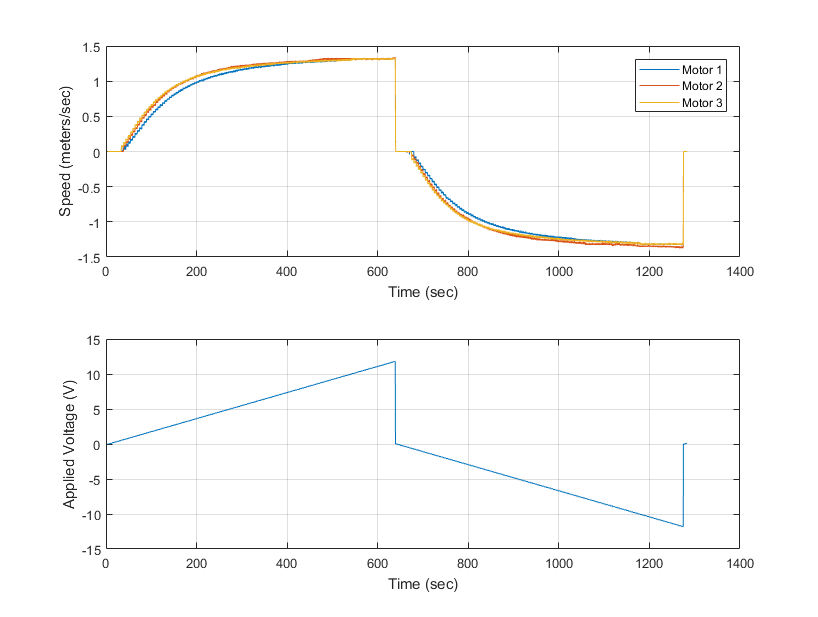
#> input picture Arduino/DriveSysID/preliminaryData.png, 818 x 617 px, given in place of the camera
$ python threshTest.py
#> lines starting #> are read from the running program, lines starting #| are printed output that depends on the picture; after the words box and inside, x2 and y2 are one past the last pixel; in counts of white or black regions, pixels touching at a corner belong together
# Code sourced and modified from http://opencv-python-tutroals.readthedocs.io and Geeks4Geeks
# All rights go to original creators
import cv2
import numpy as np


cap = cv2.VideoCapture(0)

while(True):
	# Take each frame
	ret, frame = cap.read()
#> frame is the input picture: shape (617, 818, 3); mean B, G, R 250.3, 250.5, 250.6

    # Convert BGR to HSV
	gray = cv2.cvtColor(frame, cv2.COLOR_BGR2GRAY)

	# define range of blue color in HSV
	_,thresh = cv2.threshold(gray,180,255,cv2.THRESH_BINARY)
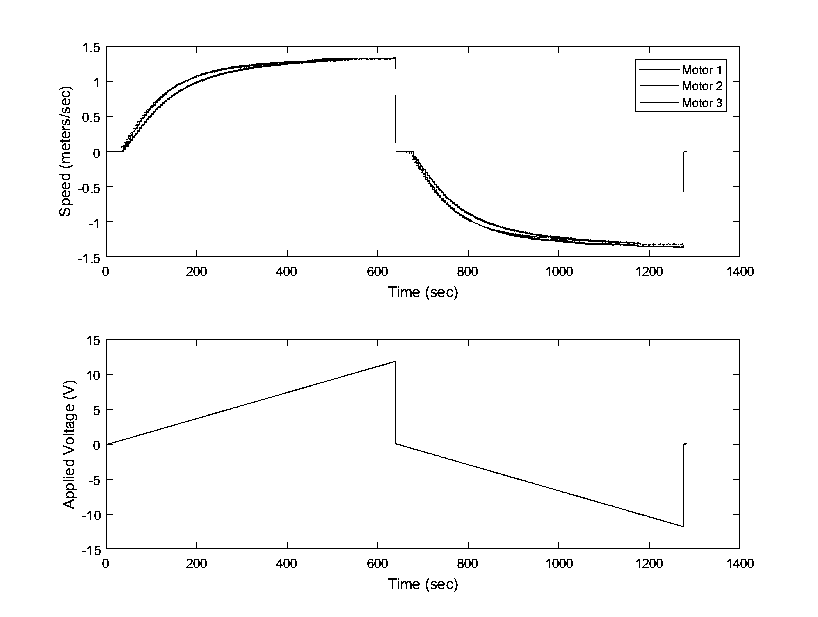
#> thresh: shape (617, 818); 97.8% white; black in thin lines or dots, all inside (x1, y1, x2, y2) = (59, 43, 754, 592)

	# bilateral seems to have less noise but the edges aren't as sharp...
	# gaussian has more noise but sharper edges
	blur = cv2.bilateralFilter(gray,9,75,75)
	#blur = cv2.GaussianBlur(gray,(5,5),0)

	# same goes with mean and gaussian
	thresh2 = cv2.adaptiveThreshold(blur,255,cv2.ADAPTIVE_THRESH_GAUSSIAN_C,cv2.THRESH_BINARY_INV,11,2)
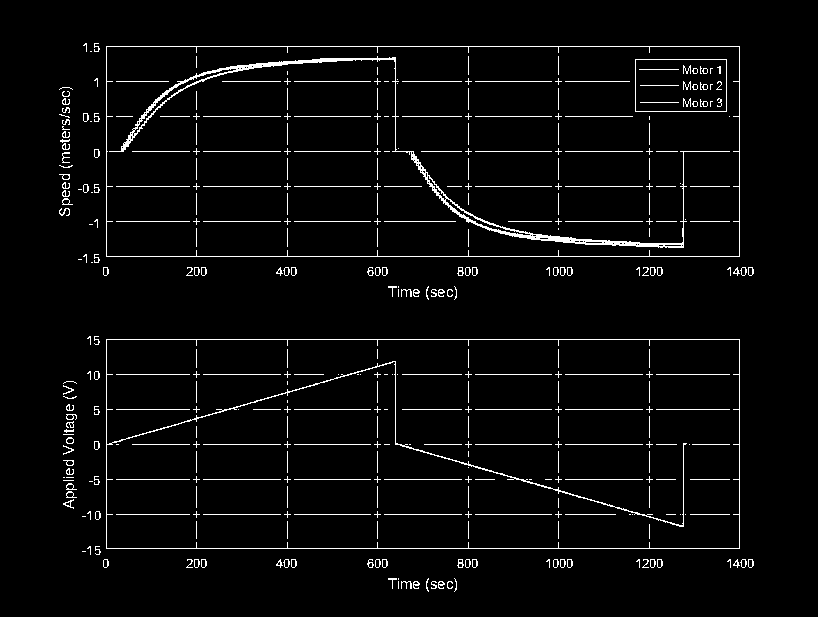
#> thresh2: shape (617, 818); 3.6% white in thin lines or dots, all inside (x1, y1, x2, y2) = (59, 43, 754, 592)
	ret3,thresh3 = cv2.threshold(blur,0,255,cv2.THRESH_BINARY+cv2.THRESH_OTSU)
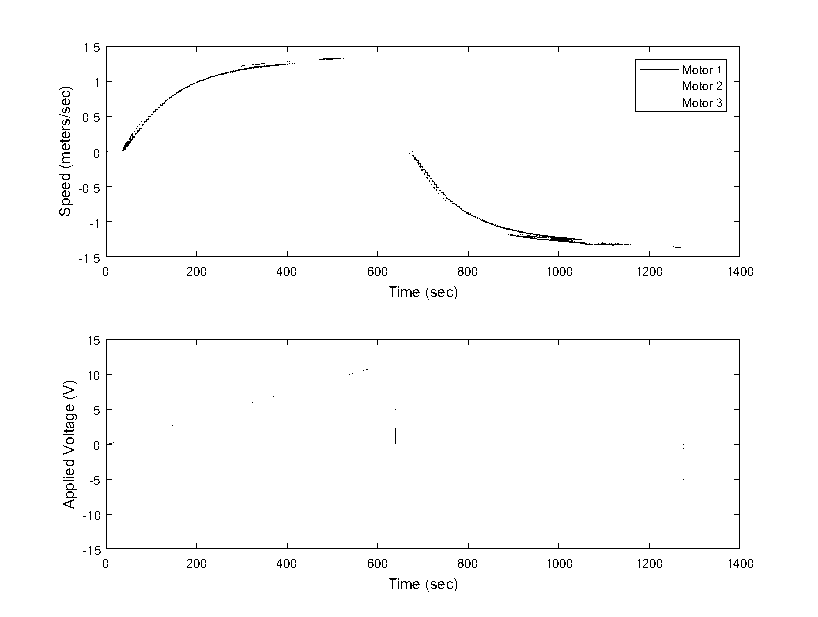
#> thresh3: shape (617, 818); 98.5% white; black in thin lines or dots, all inside (x1, y1, x2, y2) = (59, 43, 753, 592)
#> ret3 = 169

	#cv2.imshow('frame',frame)
	#cv2.imshow('mask',thresh)
	cv2.imshow('thresh2',thresh2)
	cv2.imshow('thresh3',thresh3)
	#cv2.imshow('thresh3',thresh3)
	k = cv2.waitKey(5) & 0xFF
#> (key Esc is pressed here)
	if k == 27:
		break

cv2.destroyAllWindows()
cap.release()

$ run again, on Arduino/DriveSysID/SteadyState.png
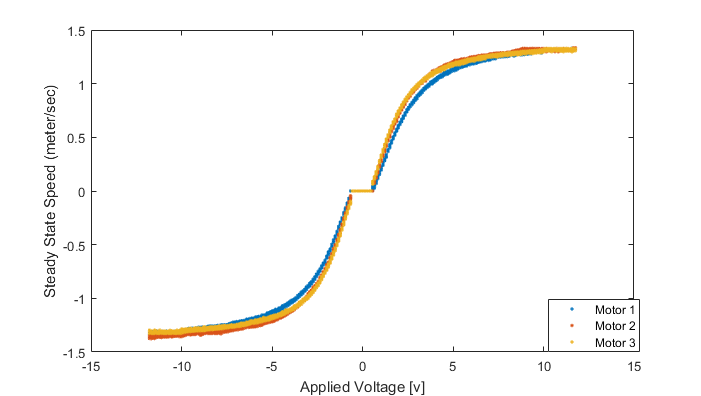
#> input picture Arduino/DriveSysID/SteadyState.png, 701 x 396 px, given in place of the camera
#> frame is the input picture: shape (396, 701, 3); mean B, G, R 248.7, 249.9, 250.4
#> `_,thresh = cv2.threshold(gray,180,255,cv2.THRESH_BINARY)`:
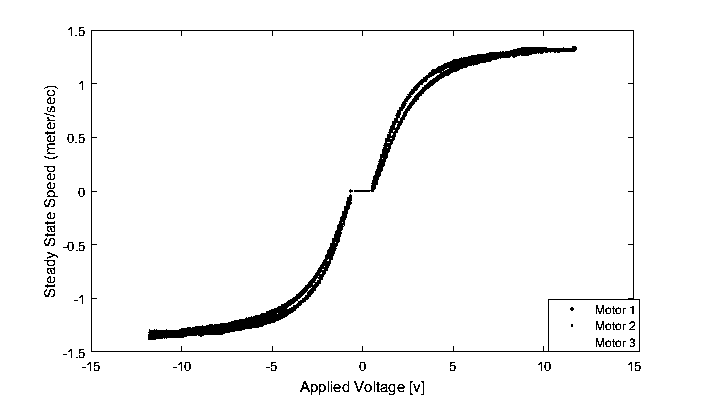
#> thresh: shape (396, 701); 96.8% white; 97 black regions (33 under 20 px), largest, box (x1, y1, x2, y2) and area: (148, 194, 352, 340) 2516, (354, 46, 577, 192) 2236, (91, 30, 640, 352) 1974
#> thresh2: shape (396, 701); 3% white; 102 white regions (44 under 20 px), largest, box (x1, y1, x2, y2) and area: (349, 46, 577, 193) 2178, (148, 194, 352, 340) 2041, (91, 30, 640, 352) 1973
#> `ret3,thresh3 = cv2.threshold(blur,0,255,cv2.THRESH_BINARY+cv2.THRESH_O..`:
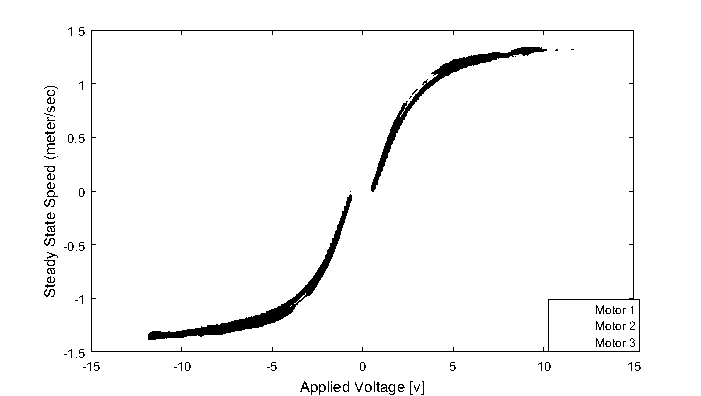
#> thresh3: shape (396, 701); 97.2% white; 106 black regions (52 under 20 px), largest, box (x1, y1, x2, y2) and area: (148, 194, 352, 340) 2313, (91, 30, 640, 352) 1954, (371, 47, 547, 192) 1774
#> ret3 = 184

$ run again, on Arduino/DriveSysID/Steps.png
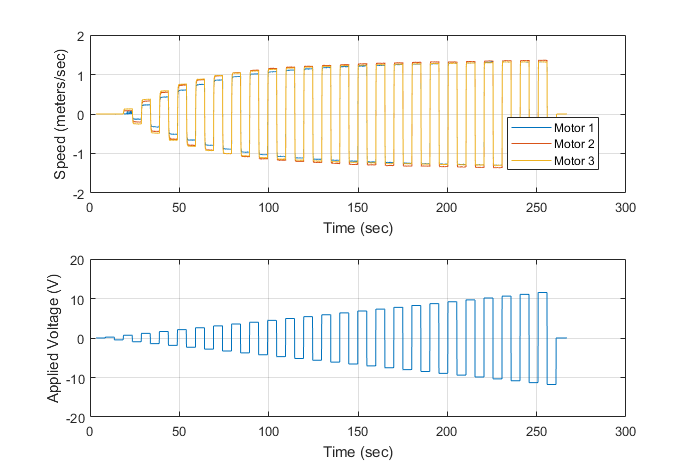
#> input picture Arduino/DriveSysID/Steps.png, 692 x 472 px, given in place of the camera
#> frame is the input picture: shape (472, 692, 3); mean B, G, R 246.8, 248.1, 248
#> `_,thresh = cv2.threshold(gray,180,255,cv2.THRESH_BINARY)`:
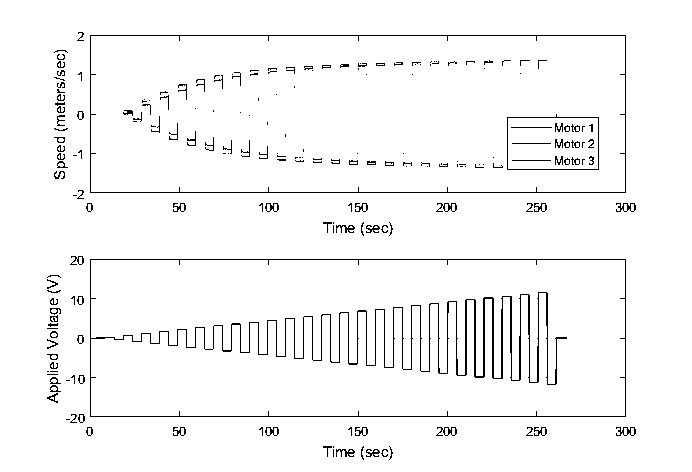
#> thresh: shape (472, 692); 96.6% white; black in thin lines or dots, all inside (x1, y1, x2, y2) = (47, 32, 636, 460)
#> `ret3,thresh3 = cv2.threshold(blur,0,255,cv2.THRESH_BINARY+cv2.THRESH_O..`:
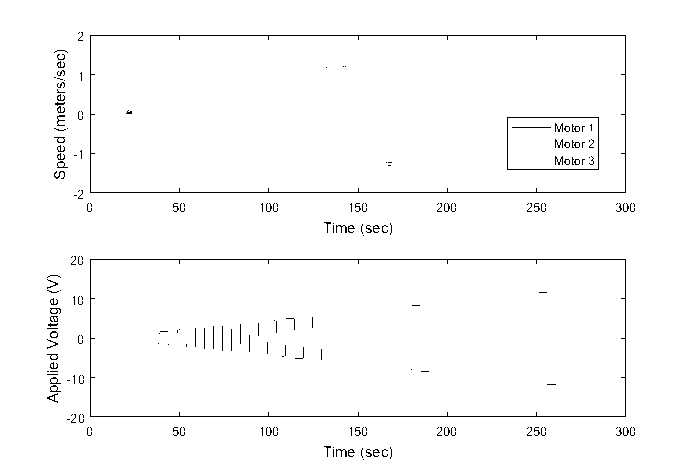
#> thresh3: shape (472, 692); 98.2% white; black in thin lines or dots, all inside (x1, y1, x2, y2) = (47, 32, 635, 460)
#> ret3 = 164

$ run again, on Arduino/DriveSysID/Steps2.png
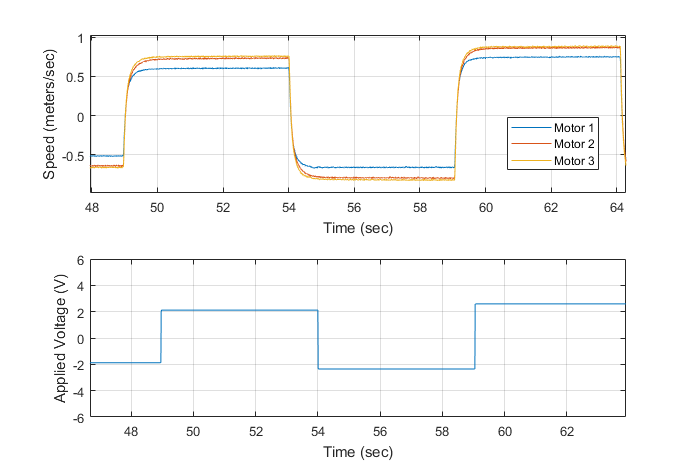
#> input picture Arduino/DriveSysID/Steps2.png, 692 x 472 px, given in place of the camera
#> frame is the input picture: shape (472, 692, 3); mean B, G, R 248.8, 249.1, 249.1
#> `_,thresh = cv2.threshold(gray,180,255,cv2.THRESH_BINARY)`:
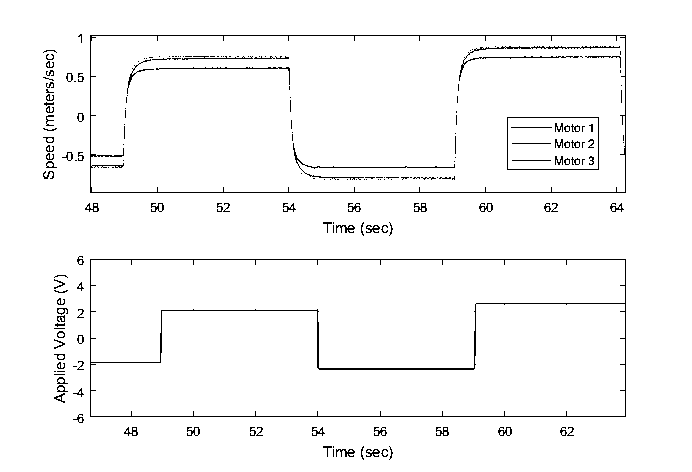
#> thresh: shape (472, 692); 97.2% white; black in thin lines or dots, all inside (x1, y1, x2, y2) = (43, 34, 626, 460)
#> thresh2: shape (472, 692); 4.7% white in thin lines or dots, all inside (x1, y1, x2, y2) = (43, 34, 627, 460)
#> `ret3,thresh3 = cv2.threshold(blur,0,255,cv2.THRESH_BINARY+cv2.THRESH_O..`:
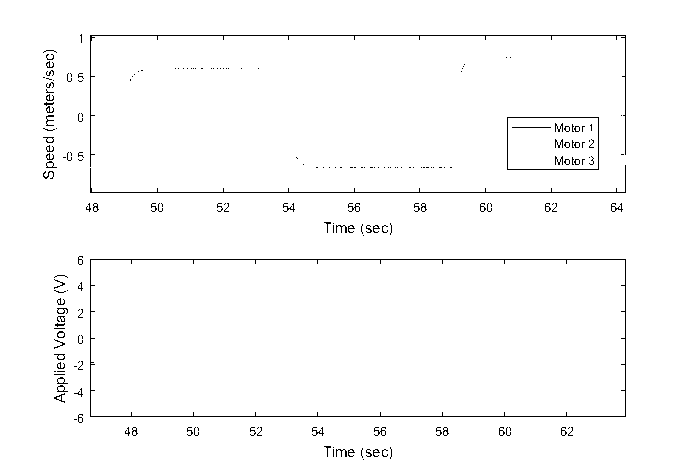
#> thresh3: shape (472, 692); 98.2% white; black in thin lines or dots, all inside (x1, y1, x2, y2) = (43, 34, 626, 460)
#> ret3 = 164
